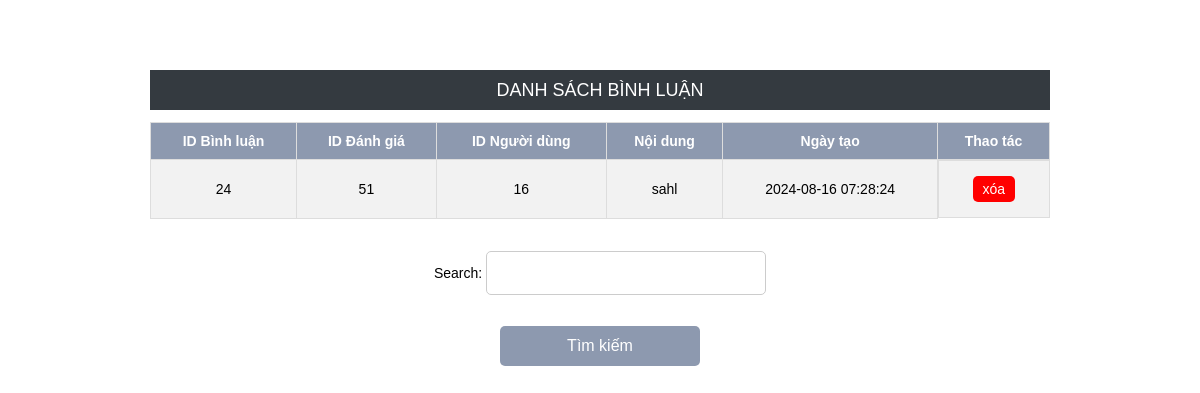
Page /admin/ql_binhluan.php on the committed database.
### tables this page shows
CREATE TABLE `binhluan` (
  `id_binhluan` int(11) NOT NULL,
  `id_danhgia` int(11) DEFAULT NULL,
  `id_nguoidung` int(11) DEFAULT NULL,
  `noidung` text DEFAULT NULL,
  `ngaytao` timestamp NOT NULL DEFAULT current_timestamp()
);

### admin/ql_binhluan.php (the view, shortened to what this page needs)
<!DOCTYPE html>
<html>
<head>
    <link rel="stylesheet" type="text/css" href="../css/ad.css">
</head>
<body>
    <div class="main-content">
        <?php
        $link = new mysqli('localhost','root','','review') or die ('Kết nối thất bại');
        ?>
        <h1>DANH SÁCH BÌNH LUẬN</h1>
        <table align="center">
            <tr>
                <th class="th1">ID Bình luận</th>
                <th class="th2">ID Đánh giá</th>
                <th class="th3">ID Người dùng</th>
                <th class="th4">Nội dung</th>
                <th class="th5">Ngày tạo</th>
                <th class="th7">Thao tác</th>
            </tr>
            <?php
            $query = "SELECT * FROM BinhLuan order by ngaytao desc ";
            $result = mysqli_query($link, $query);
            if(mysqli_num_rows($result) != 0) {
                while($r = mysqli_fetch_assoc($result)) {
                    $idbl = $r['id_binhluan'];
                    $iddg = $r['id_danhgia'];
                    $idnd = $r['id_nguoidung'];
                    $nd = $r['noidung'];
                    $nt = $r['ngaytao'];
                    echo "<tr>";
                    echo "<td align='center'>$idbl</td>";
                    echo "<td align='center'>$iddg</td>";
                    echo "<td align='center'>$idnd</td>";
                    echo "<td align='center'>$nd</td>";
                    echo "<td align='center'>$nt</td>";
                    echo "<td class='actions'>
                        <a class='delete-btn' href='xoabl.php?id_binhluan=$idbl'>xóa</a>
                    </td>";
                    echo "</tr>";
                }
            }
            ?>
    </table>
        <br/><br/>
        <div align="center">
            <form action="ql_binhluan.php" method="get">
                Search: <input type="text" name="search" /> <br> <br>
                <input type="submit" name="OK" value="Tìm kiếm"/>
            </form>
        </div>
    </div>
</body>
</html>

### css/ad.css (style rules this page uses)
body { font-family: arial; padding: 0; margin: 0; font-size: 14px; }
h1 { text-align: center; }
.main-content { margin-left: auto; margin-right: auto; width: 900px; }
.main-content h1 { margin-top: 70px; text-align: center; background: #343a40; color: #fff; font-size: 18px; font-weight: normal; line-height: 40px; padding: 0 10px; }
form { width: 100%; max-width: 400px; margin: 0 auto; text-align: center; }
input[type="text"] { width: 100%; padding: 12px; margin-bottom: 15px; border: 1px solid #ccc; border-radius: 5px; box-sizing: border-box; font-size: 16px; }
input[type="submit"] { background-color: #8d99af; color: white; cursor: pointer; width: 100%; height: 40px; border-radius: 5px; border: none; font-size: 16px; }
table { border-collapse: collapse; width: 95%; max-width: 1000px; margin: 0 auto; }
th, td { border: 1px solid #ddd; padding: 8px; text-align: center; }
th { background-color: #8d99af; color: white; }
tr:nth-child(even) { background-color: #f2f2f2; }
.delete-btn { color: white; background-color: #df0e0e; padding: 5px 10px; border-radius: 5px; text-decoration: none; transition: background-color 0.3s ease; }
input[type="text"] { width: 70%; padding: 12px; margin-bottom: 15px; border: 1px solid #ccc; border-radius: 5px; box-sizing: border-box; font-size: 16px; }
input[type="submit"] { background-color: #8d99af; color: white; cursor: pointer; width: 200px; height: 40px; border-radius: 5px; border: none; }
table { width: 100%; border-collapse: collapse; }
th, td { padding: 10px; text-align: center; }
.approve-btn, .delete-btn { text-decoration: none; padding: 5px 10px; border-radius: 5px; color: white; display: block; margin: 5px 0; }
.delete-btn { background-color: red; }
.actions { display: flex; flex-direction: column; align-items: center; }

### rows in the picture
binhluan: id_binhluan "24", id_danhgia "51", id_nguoidung "16", noidung "sahl", ngaytao "2024-08-16 07:28:24"
